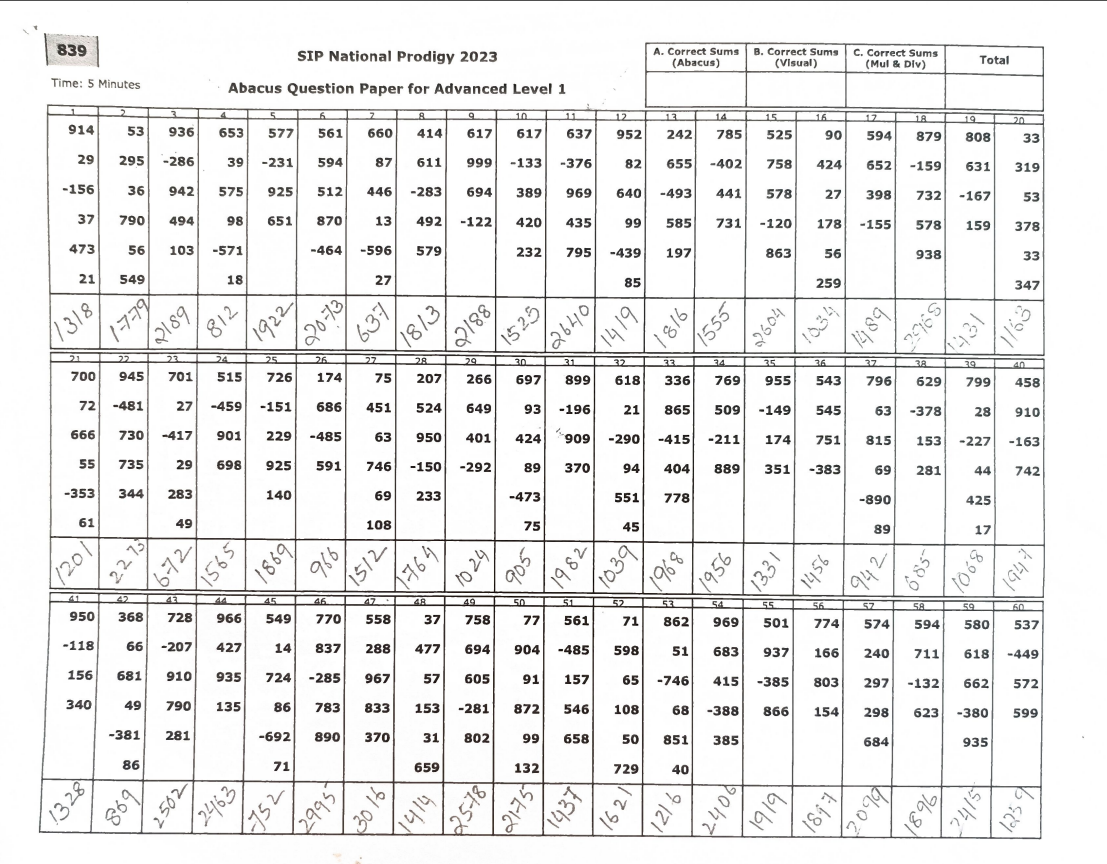
#> input picture input/attended.png, 1107 x 864 px; its folder holds only this picture in this run
$ python -i crop_preprocess.py   (imports and definitions only)
#> lines starting #> are read from the running program, lines starting #| are printed output that depends on the picture; after the words box and inside, x2 and y2 are one past the last pixel; in counts of white or black regions, pixels touching at a corner belong together
#> further down, picture is the input picture: shape (864, 1107, 3); mean B, G, R 235.9, 236.1, 236.4
import cv2
import numpy as np

from crop_config import *


# [35 lines left out: functions _adaptive_bin, _normalize_line_angle, _weighted_median, not called in this run]


def _order_quad_points(points):
    pts = np.asarray(points, dtype=np.float32).reshape(4, 2)
    ordered = np.zeros((4, 2), dtype=np.float32)

    sums = pts.sum(axis=1)
    diffs = np.diff(pts, axis=1).reshape(-1)
    ordered[0] = pts[np.argmin(sums)]  # top-left
    ordered[2] = pts[np.argmax(sums)]  # bottom-right
    ordered[1] = pts[np.argmin(diffs)]  # top-right
    ordered[3] = pts[np.argmax(diffs)]  # bottom-left
    return ordered


def _quad_side_lengths(points):
    tl, tr, br, bl = points
    widths = (
        float(np.linalg.norm(tr - tl)),
        float(np.linalg.norm(br - bl)),
    )
    heights = (
        float(np.linalg.norm(bl - tl)),
        float(np.linalg.norm(br - tr)),
    )
    return widths, heights


def _quad_output_size(points):
    widths, heights = _quad_side_lengths(points)
    out_w = int(round(max(widths)))
    out_h = int(round(max(heights)))
    return out_w, out_h


def _quad_max_angle_cos(points):
    ordered = _order_quad_points(points)

    def _corner_cos(prev_pt, corner_pt, next_pt):
        v1 = prev_pt - corner_pt
        v2 = next_pt - corner_pt
        denom = np.linalg.norm(v1) * np.linalg.norm(v2)
        if denom <= 1e-6:
            return 1.0
        return abs(float(np.dot(v1, v2) / denom))

    return max(
        _corner_cos(ordered[(idx - 1) % 4], ordered[idx], ordered[(idx + 1) % 4])
        for idx in range(4)
    )


def _valid_page_quad(points, area, img_area):
    if points is None or area <= 0 or img_area <= 0:
        return False

    ordered = _order_quad_points(points)
    out_w, out_h = _quad_output_size(ordered)
    if min(out_w, out_h) < PERSPECTIVE_MIN_OUTPUT_SIDE:
        return False

    aspect_ratio = max(out_w, out_h) / max(min(out_w, out_h), 1)
    if aspect_ratio > PERSPECTIVE_MAX_ASPECT_RATIO:
        return False

    if (area / img_area) < PERSPECTIVE_MIN_AREA_RATIO:
        return False

    if _quad_max_angle_cos(ordered) > PERSPECTIVE_MAX_ANGLE_COS:
        return False

    return True


def _quad_edge_support(edges, points):
    ordered = _order_quad_points(points)
    if edges is None or edges.size == 0:
        return 0.0, []

    thickness = max(
        3,
        int(
            round(
                max(
                    PERSPECTIVE_EDGE_SUPPORT_THICKNESS,
                    min(edges.shape[:2]) * 0.003,
                )
            )
        ),
    )
    scores = []
    for idx in range(4):
        p0 = tuple(np.round(ordered[idx]).astype(np.int32))
        p1 = tuple(np.round(ordered[(idx + 1) % 4]).astype(np.int32))
        line_mask = np.zeros_like(edges)
        cv2.line(line_mask, p0, p1, 255, thickness=thickness)
        line_pixels = cv2.countNonZero(line_mask)
        if line_pixels <= 0:
            scores.append(0.0)
            continue
        overlap = cv2.countNonZero(cv2.bitwise_and(line_mask, edges))
        scores.append(float(overlap / line_pixels))

    return min(scores) if scores else 0.0, scores


def _detect_page_quad(img):
    gray = cv2.cvtColor(img, cv2.COLOR_BGR2GRAY)
    orig_h, orig_w = gray.shape
#> orig_h = 864; orig_w = 1107
    img_area = float(orig_h * orig_w)
#> img_area = 956448

    scale = 1.0
    max_dim = max(orig_h, orig_w)
#> max_dim = 1107
    if max_dim > PERSPECTIVE_DETECT_MAX_DIM:
        scale = PERSPECTIVE_DETECT_MAX_DIM / float(max_dim)
        gray = cv2.resize(gray, None, fx=scale, fy=scale, interpolation=cv2.INTER_AREA)

    blur = cv2.GaussianBlur(gray, (7, 7), 0)
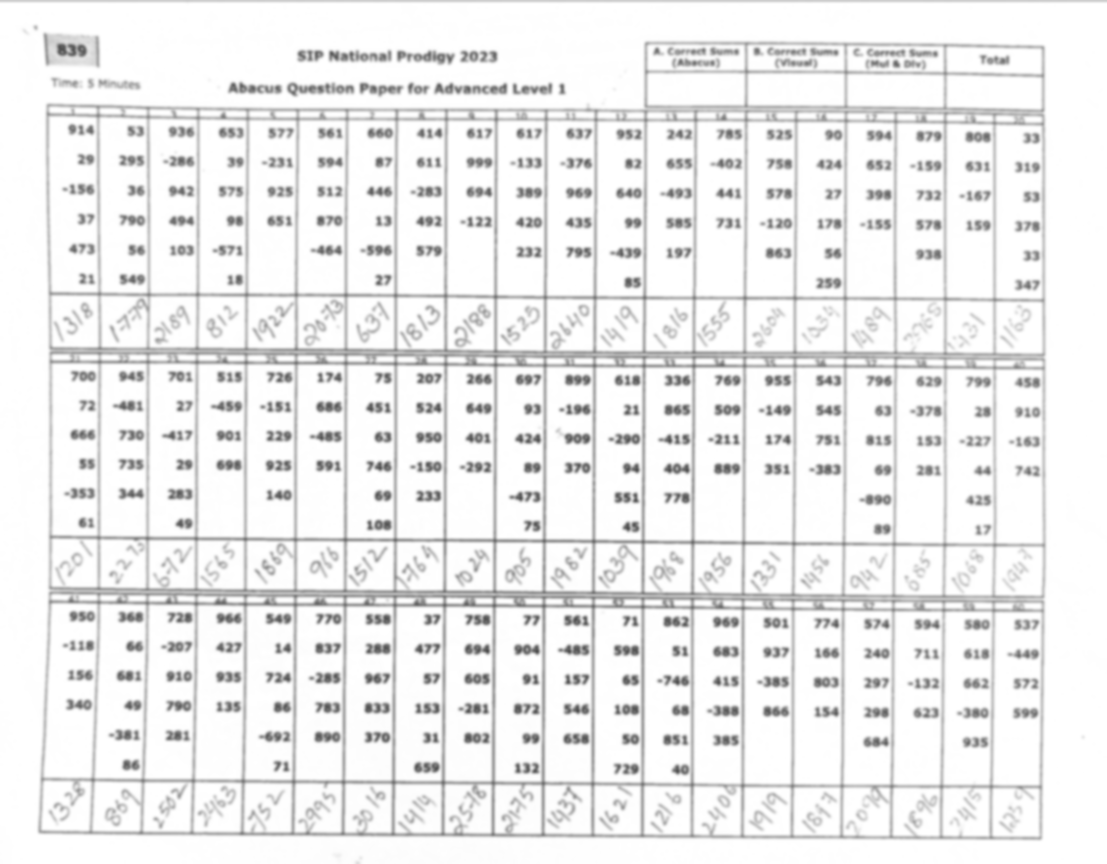
#> blur: shape (864, 1107); min 80, max 255, mean 236.3
    edges = cv2.Canny(blur, 30, 120)
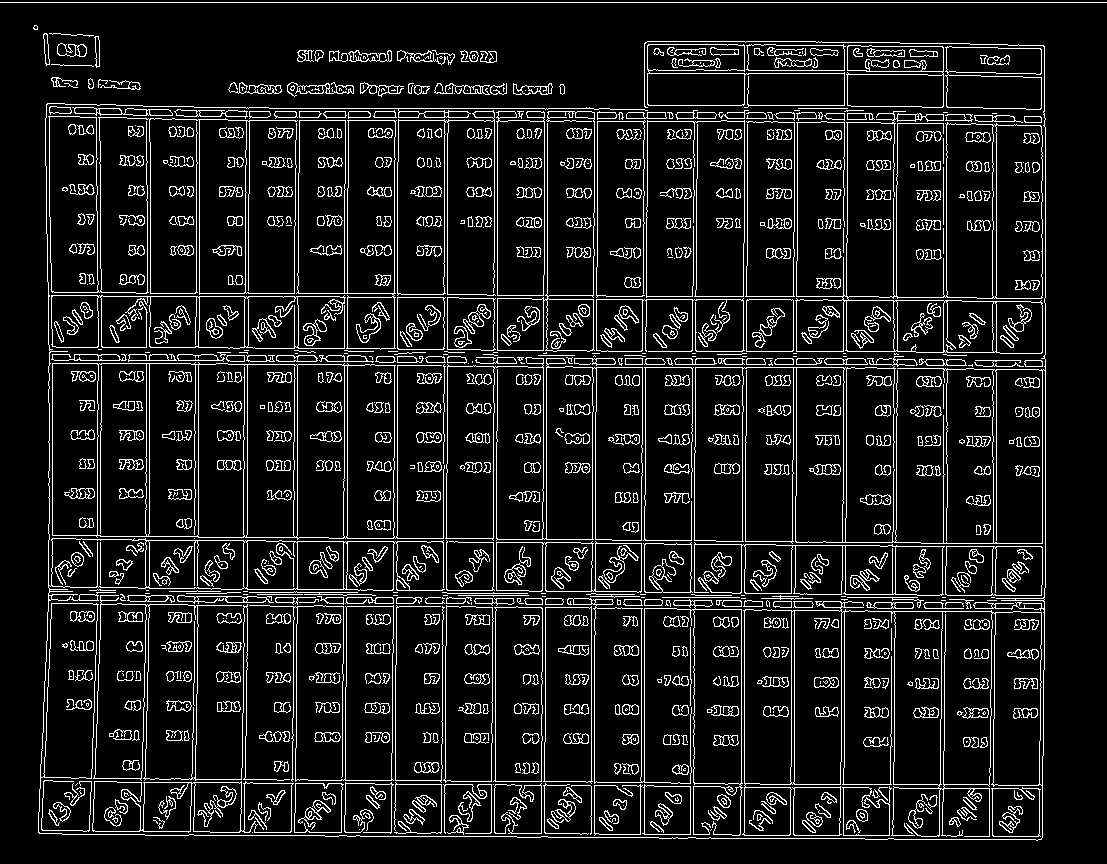
#> edges: shape (864, 1107); 10.5% white in thin lines or dots
    edges = cv2.dilate(
        edges,
        cv2.getStructuringElement(cv2.MORPH_RECT, (3, 3)),
        iterations=1,
    )
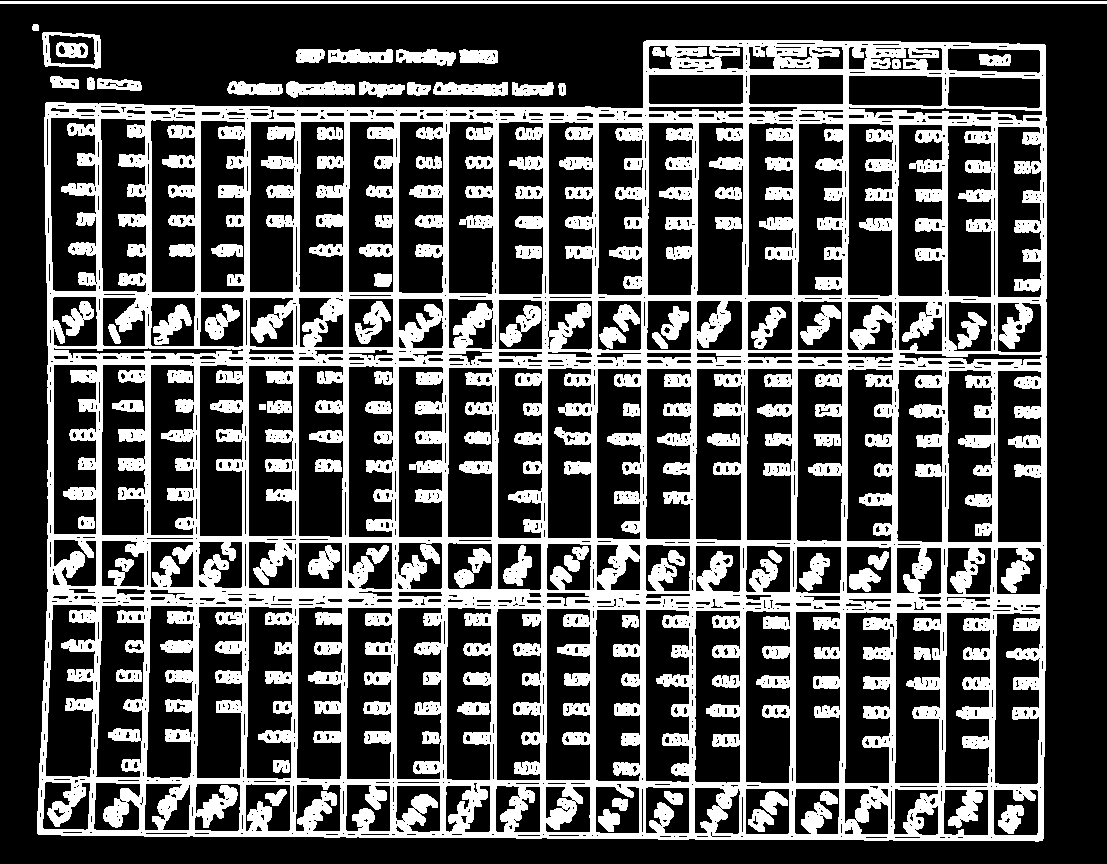
#> edges: shape (864, 1107); 31.4% white; 77 white regions

    contours, _ = cv2.findContours(edges, cv2.RETR_EXTERNAL, cv2.CHAIN_APPROX_SIMPLE)
#> contours = 18 contours; largest, box (x1, y1, x2, y2) and area: (37, 40, 1047, 842) 757858, (0, 1, 1107, 4) 2212, (42, 32, 101, 69) 1866, (433, 82, 508, 96) 764, (286, 81, 355, 98) 739
    if not contours:
        return None

    scaled_area = float(gray.shape[0] * gray.shape[1])
#> scaled_area = 956448
    approx_candidates = []
    fallback_candidates = []

    for contour in sorted(contours, key=cv2.contourArea, reverse=True)[:20]:
        area = float(cv2.contourArea(contour))
        if area <= 0:
            continue

        perimeter = cv2.arcLength(contour, True)
        if perimeter <= 0:
            continue

        approx = cv2.approxPolyDP(contour, PERSPECTIVE_APPROX_EPS_RATIO * perimeter, True)
        if len(approx) == 4 and cv2.isContourConvex(approx):
            points = _order_quad_points(approx.reshape(4, 2)) / scale
            scaled_to_orig_area = area / (scale * scale)
            min_support, _ = _quad_edge_support(edges, approx.reshape(4, 2))
            if (
                _valid_page_quad(points, scaled_to_orig_area, img_area)
                and min_support >= PERSPECTIVE_MIN_EDGE_SUPPORT
            ):
                approx_candidates.append((scaled_to_orig_area, points))
            continue

        if (area / scaled_area) < PERSPECTIVE_FALLBACK_MIN_AREA_RATIO:
            continue

        rect = cv2.minAreaRect(contour)
        box = cv2.boxPoints(rect)
        points = _order_quad_points(box) / scale
        scaled_to_orig_area = area / (scale * scale)
        min_support, _ = _quad_edge_support(edges, box)
        if (
            _valid_page_quad(points, scaled_to_orig_area, img_area)
            and min_support >= PERSPECTIVE_MIN_EDGE_SUPPORT
        ):
            fallback_candidates.append((scaled_to_orig_area, points))
#> this loop made 18 passes
#> (area, perimeter, approx) on pass 1: (757858.5, 3631.9, [[1045, 45], [46, 102], [37, 833], [1042, 840]])
#> (area, perimeter, approx) on passes 3, 4, 9, 12: (1865.5, 183.2, [[42, 33], [45, 66], [100, 67], [99, 35]]), (764, 182.4, [[435, 94], [504, 95], [507, 82], [436, 82]]), (454, 103.8, [[459, 50], [460, 62], [497, 62], [496, 50]]), (394.5, 108.4, [[97, 79], [97, 88], [141, 89], [139, 81]])
#> after the loop, approx_candidates = []; fallback_candidates = []

    candidates = approx_candidates if approx_candidates else fallback_candidates
#> candidates = []
    if not candidates:
        return None

    candidates.sort(key=lambda item: item[0], reverse=True)
    return candidates[0][1]


# [15 lines left out: function _quad_distortion_ratio, not called in this run]


def _should_apply_perspective_warp(img, quad):
    return _quad_distortion_ratio(img.shape[:2], quad) >= PERSPECTIVE_MIN_DISTORTION_RATIO


# [26 lines left out: function _warp_from_quad, not called in this run]


def _warp_page_from_quad(img, quad):
    return _warp_from_quad(img, quad, PERSPECTIVE_WARP_EXPAND_RATIO)


def _perspective_correct_image(img):
    quad = _detect_page_quad(img)
    if quad is None:
        return img, None
    if not _should_apply_perspective_warp(img, quad):
        return img, None

    warped = _warp_page_from_quad(img, quad)
    if warped is None:
        return img, None

    return warped, quad


# [112 lines left out: functions _estimate_skew_from_mask, _rotate_image_expand, _deskew_image, _preprocess_page_image, not called in this run]


__all__ = [
    "_adaptive_bin",
    "_deskew_image",
    "_normalize_line_angle",
    "_order_quad_points",
    "_preprocess_page_image",
    "_rotate_image_expand",
]

>>> import cv2
>>> picture = cv2.imread('input/attended.png')
>>> result = _perspective_correct_image(picture)
